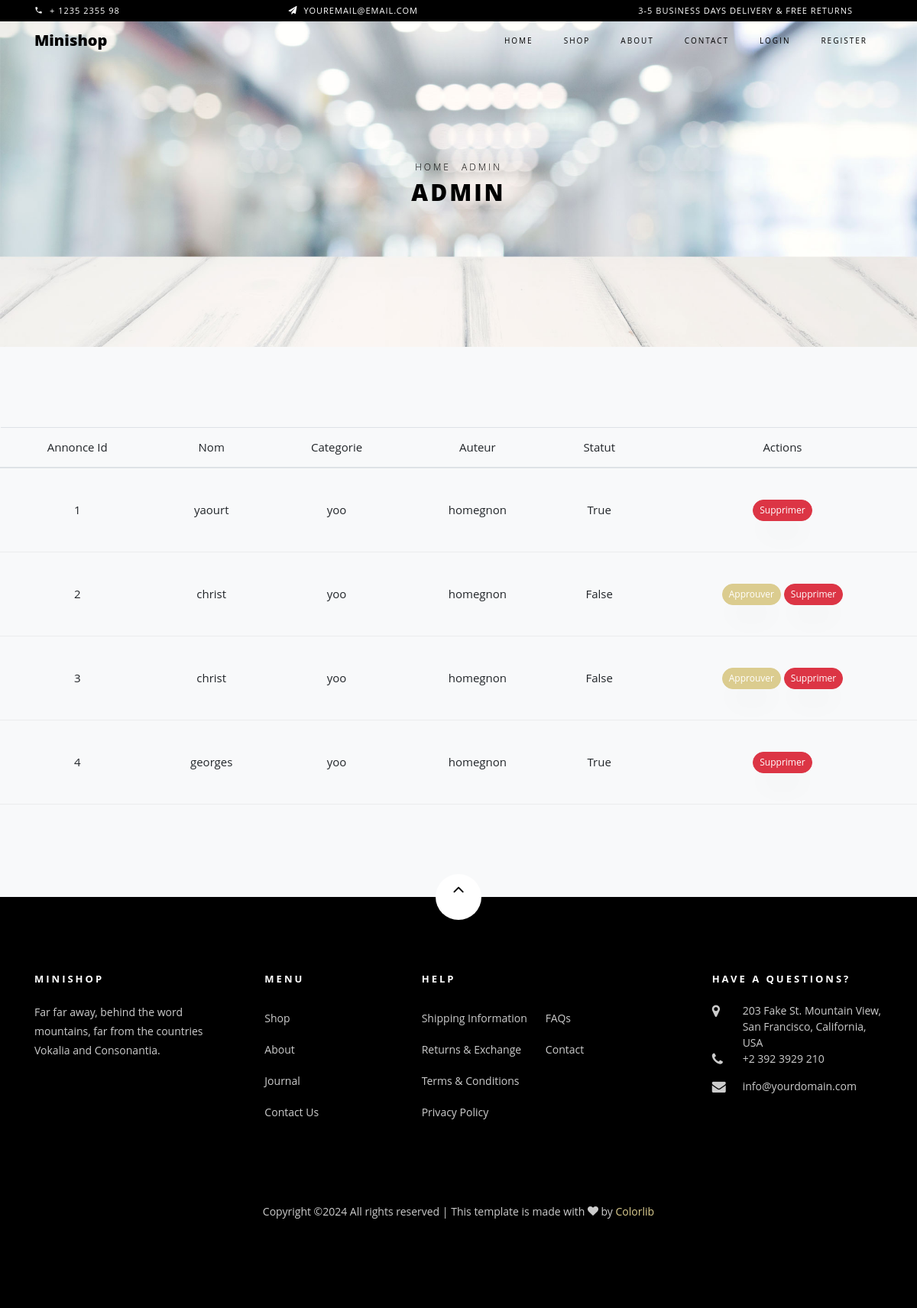
The page /admin_site/ on the database as committed earlier.
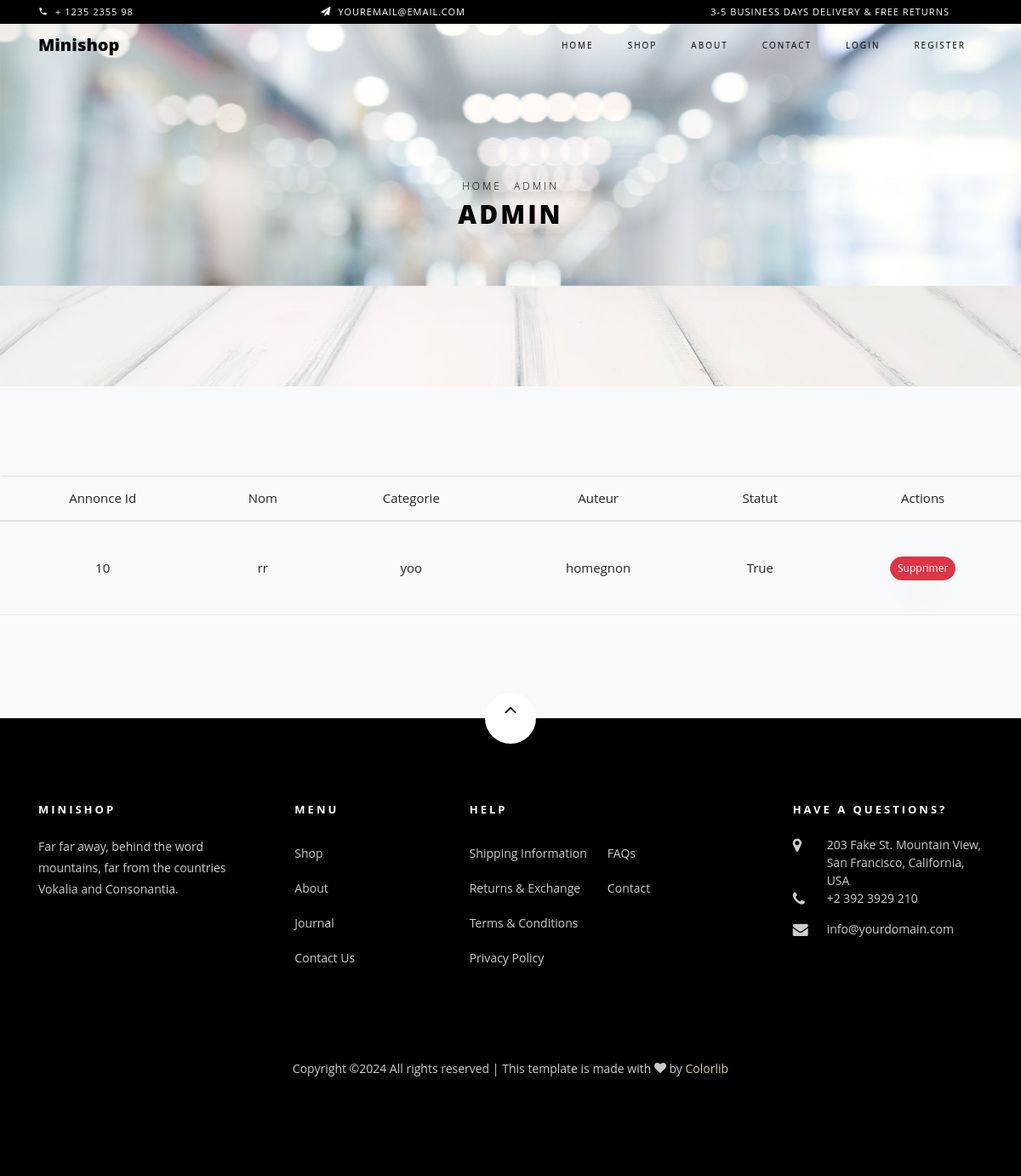
The same page on the database as committed later.
### gestion/models.py (models this page shows, shortened)
class Annonce(models.Model):
    titre = models.CharField(max_length=100)
    description = models.TextField()
    prix = models.DecimalField(max_digits=10, decimal_places=2)
    date_post = models.DateTimeField(auto_now_add=True)
    categorie = models.ForeignKey(Categorie,on_delete=models.CASCADE,related_name="announce")
    autor = models.ForeignKey(User,on_delete=models.CASCADE,related_name="announce")
    status = models.BooleanField(default= False)

class Categorie(models.Model):
    nom = models.CharField(max_length = 150)
    description = models.TextField()
    date_add = models.DateTimeField(auto_now = True)
    date_update =models.DateTimeField(auto_now = True)
    def __str__(self) :
        return self.nom

### gestion/views.py (the view, shortened to what this page needs)
# urls.py: path('admin_site/',views.admin,name='admin_site'),
def admin(request):
    annonces = Annonce.objects.all()
    datas={
        'annonces': annonces
    }
    return render(request, 'admin.html', datas)

### gestion/templates/admin.html (shortened to what this page needs)
{% load static %}
<!DOCTYPE html>
<html lang="en">
  <head>
    <link rel="stylesheet" href="{% static 'css/open-iconic-bootstrap.min.css' %}">
    <link rel="stylesheet" href="{% static 'css/animate.css' %}">
    <link rel="stylesheet" href="{% static 'css/owl.carousel.min.css' %}">
    <link rel="stylesheet" href="{% static 'css/owl.theme.default.min.css' %}">
    <link rel="stylesheet" href="{% static 'css/magnific-popup.css' %}">
    <link rel="stylesheet" href="{% static 'css/aos.css' %}">
    <link rel="stylesheet" href="{% static 'css/ionicons.min.css' %}">
    <link rel="stylesheet" href="{% static 'css/bootstrap-datepicker.css' %}">
    <link rel="stylesheet" href="{% static 'css/jquery.timepicker.css' %}">
    <link rel="stylesheet" href="{% static 'css/flaticon.css' %}">
    <link rel="stylesheet" href="{% static 'css/icomoon.css' %}">
    <link rel="stylesheet" href="{% static 'css/style.css' %}">
  </head>
  <body class="goto-here">
		<div class="py-1 bg-black">
    	<div class="container">
    		<div class="row no-gutters d-flex align-items-start align-items-center px-md-0">
	    		<div class="col-lg-12 d-block">
		    		<div class="row d-flex">
		    			<div class="col-md pr-4 d-flex topper align-items-center">
					    	<div class="icon mr-2 d-flex justify-content-center align-items-center"><span class="icon-phone2"></span></div>
						    <span class="text">+ 1235 2355 98</span>
					    </div>
					    <div class="col-md pr-4 d-flex topper align-items-center">
					    	<div class="icon mr-2 d-flex justify-content-center align-items-center"><span class="icon-paper-plane"></span></div>
						    <span class="text">youremail@email.com</span>
					    </div>
					    <div class="col-md-5 pr-4 d-flex topper align-items-center text-lg-right">
						    <span class="text">3-5 Business days delivery &amp; Free Returns</span>
					    </div>
				    </div>
			    </div>
		    </div>
		  </div>
    </div>
    <nav class="navbar navbar-expand-lg navbar-dark ftco_navbar bg-dark ftco-navbar-light" id="ftco-navbar">
	    <div class="container">
	      <a class="navbar-brand" href="{% url 'index' %}">Minishop</a>
	      <div class="collapse navbar-collapse" id="ftco-nav">
	        <ul class="navbar-nav ml-auto">
	          <li class="nav-item active"><a href="{% url 'index' %}" class="nav-link">Home</a></li>
	          <li class="nav-item"><a href="{% url 'shop' %}" class="nav-link">Shop</a></li>
	          <li class="nav-item"><a href="{% url 'about' %}" class="nav-link">About</a></li>
	          <li class="nav-item"><a href="{% url 'contact' %}" class="nav-link">Contact</a></li>
	          <li class="nav-item"><a href="{% url 'connexion' %}" class="nav-link">Login</a></li>
	          <li class="nav-item"><a href="{% url 'inscription' %}" class="nav-link">Register</a></li>
	        </ul>
	      </div>
	    </div>
	  </nav>
    <div class="hero-wrap hero-bread" style="background-image: url('{% static 'images/bg_6.jpg' %}');">
      <div class="container">
        <div class="row no-gutters slider-text align-items-center justify-content-center">
          <div class="col-md-9 ftco-animate text-center">
          	<p class="breadcrumbs"><span class="mr-2"><a href="{% url 'index' %}">Home</a></span> <span>Admin</span></p>
            <h1 class="mb-0 bread">Admin</h1>
          </div>
        </div>
      </div>
    </div>
    <section class="ftco-section contact-section bg-light">
        <table class="table">
            <thead>
                <tr>
                    <th>Annonce Id</th>
                    <th>Nom</th>
                    <th>Categorie</th>
                    <th>Auteur</th>
                    <th>Statut</th>
                    <th>Actions</th>
                </tr>
            </thead>
            <tbody>
                {% for annonce in annonces %}
                    <tr>
                        <td>{{annonce.id}}</td>
                        <td>{{annonce.titre}}</td>
                        <td>{{annonce.categorie}}</td>
                        <td>{{annonce.autor}}</td>
                        <td>{{annonce.status}}</td>
                        <td>
                            <form action="" method="POST">
                                {% if annonce.status == False %}
                                    <button class="btn btn-primary btn-sm" type="submit" name="form1_submit">Approuver</button>
                                {% endif %}
                                <button class="btn btn-danger btn-sm" type="submit" name="form2_submit">Supprimer</button>
                            </form>
                        </td>
                    </tr>
                {% endfor %}
            </tbody>
        </table>
    </section>
    <footer class="ftco-footer ftco-section">
      <div class="container">
      	<div class="row">
      		<div class="mouse">
						<a href="#" class="mouse-icon">
							<div class="mouse-wheel"><span class="ion-ios-arrow-up"></span></div>
						</a>
					</div>
      	</div>
        <div class="row mb-5">
          <div class="col-md">
            <div class="ftco-footer-widget mb-4">
              <h2 class="ftco-heading-2">Minishop</h2>
              <p>Far far away, behind the word mountains, far from the countries Vokalia and Consonantia.</p>
              <ul class="ftco-footer-social list-unstyled float-md-left float-lft mt-5">
              </ul>
            </div>
          </div>
          <div class="col-md">
            <div class="ftco-footer-widget mb-4 ml-md-5">
              <h2 class="ftco-heading-2">Menu</h2>
              <ul class="list-unstyled">
                <li><a href="#" class="py-2 d-block">Shop</a></li>
                <li><a href="#" class="py-2 d-block">About</a></li>
                <li><a href="#" class="py-2 d-block">Journal</a></li>
                <li><a href="#" class="py-2 d-block">Contact Us</a></li>
              </ul>
            </div>
          </div>
          <div class="col-md-4">
             <div class="ftco-footer-widget mb-4">
              <h2 class="ftco-heading-2">Help</h2>
              <div class="d-flex">
	              <ul class="list-unstyled mr-l-5 pr-l-3 mr-4">
	                <li><a href="#" class="py-2 d-block">Shipping Information</a></li>
	                <li><a href="#" class="py-2 d-block">Returns &amp; Exchange</a></li>
	                <li><a href="#" class="py-2 d-block">Terms &amp; Conditions</a></li>
	                <li><a href="#" class="py-2 d-block">Privacy Policy</a></li>
	              </ul>
	              <ul class="list-unstyled">
	                <li><a href="#" class="py-2 d-block">FAQs</a></li>
	                <li><a href="#" class="py-2 d-block">Contact</a></li>
	              </ul>
	            </div>
            </div>
          </div>
          <div class="col-md">
            <div class="ftco-footer-widget mb-4">
            	<h2 class="ftco-heading-2">Have a Questions?</h2>
            	<div class="block-23 mb-3">
	              <ul>
	                <li><span class="icon icon-map-marker"></span><span class="text">203 Fake St. Mountain View, San Francisco, California, USA</span></li>
	                <li><a href="#"><span class="icon icon-phone"></span><span class="text">+2 392 3929 210</span></a></li>
	                <li><a href="#"><span class="icon icon-envelope"></span><span class="text">info@yourdomain.com</span></a></li>
	              </ul>
	            </div>
            </div>
          </div>
        </div>
        <div class="row">
          <div class="col-md-12 text-center">
            <p>
						  Copyright &copy;<script>document.write(new Date().getFullYear());</script> All rights reserved | This template is made with <i class="icon-heart color-danger" aria-hidden="true"></i> by <a href="https://colorlib.com" target="_blank">Colorlib</a>
						</p>
          </div>
        </div>
      </div>
    </footer>
  </body>
</html>

### gestion/static/css/icomoon.css (style rules this page uses)
[class^="icon-"], [class*=" icon-"] { font-family: 'icomoon' !important; speak: none; font-style: normal; font-weight: normal; font-variant: normal; text-transform: none; line-height: 1; -webkit-font-smoothing: antialiased; -moz-osx-font-smoothing: grayscale; }
.icon-heart:before { content: "\f004"; }
.icon-map-marker:before { content: "\f041"; }
.icon-phone:before { content: "\f095"; }
.icon-envelope:before { content: "\f0e0"; }
.icon-paper-plane:before { content: "\f1d8"; }
.icon-phone2:before { content: "\e0cd"; }

Rows that differ between the two databases and show on the page:
removed Annonce: id "1", titre "yaourt", categorie "yoo", autor "homegnon", status "True"
removed Annonce: id "2", titre "christ", categorie "yoo", autor "homegnon", status "False", shows "Approuver"
removed Annonce: id "3", titre "christ", categorie "yoo", autor "homegnon", status "False", shows "Approuver"
removed Annonce: id "4", titre "georges", categorie "yoo", autor "homegnon", status "True"
added Annonce: id "10", titre "rr", categorie "yoo", autor "homegnon", status "True"
